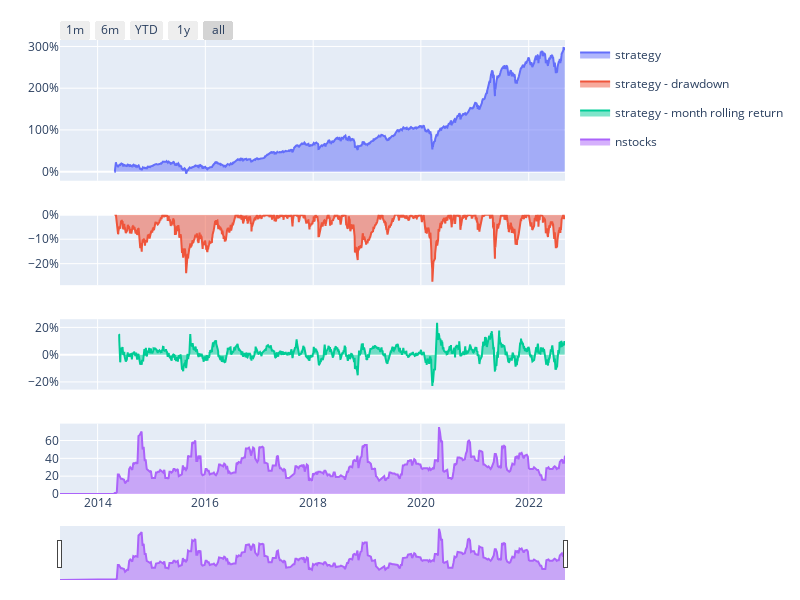

Notebook cell for this chart:
### Code cell
#小資族優等生策略
from finlab import data
from finlab.backtest import sim
股本 = data.get('financial_statement:股本')
price = data.get('price:收盤價')
市值 = 股本 * price / 10 * 1000
df1 = data.get('financial_statement:投資活動之淨現金流入_流出')
df2 = data.get('financial_statement:營業活動之淨現金流入_流出')
自由現金流 = (df1 + df2).rolling(4).mean()
稅後淨利 = data.get('fundamental_features:經常稅後淨利')
權益總計 = data.get('financial_statement:股東權益總額')
股東權益報酬率 = 稅後淨利/ 權益總計
營業利益成長率 = data.get('fundamental_features:營業利益成長率')
當月營收 = data.get('monthly_revenue:當月營收')* 1000
當季營收 = 當月營收.rolling(4).sum()
市值營收比 = 市值 / 當季營收
foreign_buy=data.get('institutional_investors_trading_summary:外陸資買賣超股數(不含外資自營商)')
foreign_buy_t=foreign_buy.loc[foreign_buy.index[1:]]
foreign_buy_tm1=foreign_buy.shift(1).loc[foreign_buy.index[1:]]
foreign_buy_diff=foreign_buy_tm1-foreign_buy
cond6=foreign_buy>0
increase=data.get('internal_equity_changes:董監增加股數')
cond7=increase>0
rsi = data.indicator('rsi')
rsi_con=rsi>75
condition1 = (市值 >1e9)
condition2 = 自由現金流 > 0
condition3 = 股東權益報酬率 > 0
condition4 = 營業利益成長率 > 0
condition5 = 市值營收比 < 5
position = condition1& condition2 & condition3 & condition4 & condition5 &cond7
report = sim(position, resample='W', name="優等生策略")
report.display()

### Figure 1 — Plotly figure (JSON) as saved in the notebook; plotly's stock layout.template omitted (floating-point values rounded to 4 significant figures; data arrays with more than 128 entries replaced by an {"elided": "..."} marker saying what was removed)
{"data": [{"fill": "tozeroy", "legendgroup": "performnace", "name": "strategy", "type": "scatter", "x": {"elided": "2050 str values"}, "xaxis": "x", "y": {"elided": "2050 float values"}, "yaxis": "y"}, {"fill": "tozeroy", "legendgroup": "drawdown", "name": "strategy - drawdown", "type": "scatter", "x": {"elided": "2050 str values"}, "xaxis": "x2", "y": {"elided": "2050 float values"}, "yaxis": "y2"}, {"fill": "tozeroy", "legendgroup": "rolling performance", "name": "strategy - month rolling return", "type": "scatter", "x": {"elided": "2050 str values"}, "xaxis": "x3", "y": {"elided": "2050 float values"}, "yaxis": "y3"}, {"fill": "tozeroy", "name": "nstocks", "type": "scatter", "x": {"elided": "490 str values"}, "xaxis": "x4", "y": {"elided": "490 int values"}, "yaxis": "y4"}], "layout": {"height": 600, "legend": {"bgcolor": "rgba(0,0,0,0)"}, "margin": {"b": 20, "l": 60, "r": 20, "t": 40}, "width": 800, "xaxis": {"anchor": "y", "domain": [0, 1], "matches": "x4", "showticklabels": false}, "xaxis2": {"anchor": "y2", "domain": [0, 1], "matches": "x4", "showticklabels": false}, "xaxis3": {"anchor": "y3", "domain": [0, 1], "matches": "x4", "showticklabels": false}, "xaxis4": {"anchor": "y4", "domain": [0, 1], "rangeselector": {"buttons": [{"count": 1, "label": "1m", "step": "month", "stepmode": "backward"}, {"count": 6, "label": "6m", "step": "month", "stepmode": "backward"}, {"count": 1, "label": "YTD", "step": "year", "stepmode": "todate"}, {"count": 1, "label": "1y", "step": "year", "stepmode": "backward"}, {"step": "all"}], "x": 0, "y": 1}, "rangeslider": {"thickness": 0.1, "visible": true}, "type": "date"}, "yaxis": {"anchor": "x", "domain": [0.69, 1], "tickformat": ",.0%"}, "yaxis2": {"anchor": "x2", "domain": [0.46, 0.615], "tickformat": ",.0%"}, "yaxis3": {"anchor": "x3", "domain": [0.23, 0.385], "tickformat": ",.0%"}, "yaxis4": {"anchor": "x4", "domain": [0, 0.155]}}}
